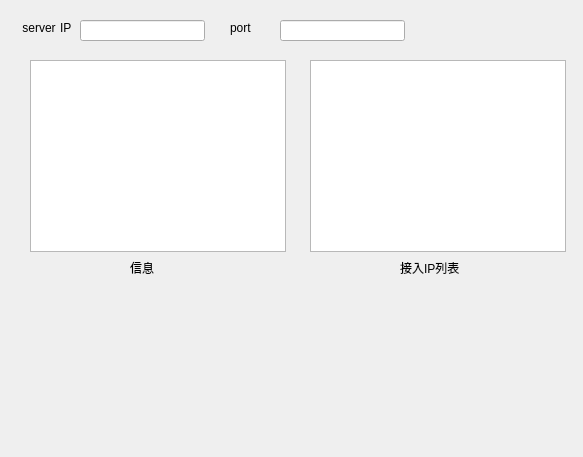
<?xml version="1.0" encoding="UTF-8"?>
<ui version="4.0">
 <class>Widget</class>
 <widget class="QWidget" name="Widget">
  <property name="geometry">
   <rect>
    <x>0</x>
    <y>0</y>
    <width>583</width>
    <height>457</height>
   </rect>
  </property>
  <property name="windowTitle">
   <string>Server</string>
  </property>
  <widget class="QLabel" name="label">
   <property name="geometry">
    <rect>
     <x>20</x>
     <y>20</y>
     <width>38</width>
     <height>16</height>
    </rect>
   </property>
   <property name="text">
    <string>&lt;html&gt;&lt;head/&gt;&lt;body&gt;&lt;p align=&quot;center&quot;&gt;server&lt;/p&gt;&lt;/body&gt;&lt;/html&gt;</string>
   </property>
  </widget>
  <widget class="QLineEdit" name="ShowIP">
   <property name="geometry">
    <rect>
     <x>80</x>
     <y>20</y>
     <width>125</width>
     <height>21</height>
    </rect>
   </property>
  </widget>
  <widget class="QLabel" name="label_3">
   <property name="geometry">
    <rect>
     <x>230</x>
     <y>20</y>
     <width>25</width>
     <height>16</height>
    </rect>
   </property>
   <property name="text">
    <string>port</string>
   </property>
  </widget>
  <widget class="QLineEdit" name="ShowPort">
   <property name="geometry">
    <rect>
     <x>280</x>
     <y>20</y>
     <width>125</width>
     <height>21</height>
    </rect>
   </property>
  </widget>
  <widget class="QLabel" name="label_2">
   <property name="geometry">
    <rect>
     <x>60</x>
     <y>20</y>
     <width>559</width>
     <height>16</height>
    </rect>
   </property>
   <property name="minimumSize">
    <size>
     <width>559</width>
     <height>0</height>
    </size>
   </property>
   <property name="text">
    <string>&lt;html&gt;&lt;head/&gt;&lt;body&gt;&lt;p&gt;IP&lt;/p&gt;&lt;/body&gt;&lt;/html&gt;</string>
   </property>
  </widget>
  <widget class="QTextBrowser" name="textBrowser">
   <property name="geometry">
    <rect>
     <x>30</x>
     <y>60</y>
     <width>256</width>
     <height>192</height>
    </rect>
   </property>
  </widget>
  <widget class="QLabel" name="label_4">
   <property name="geometry">
    <rect>
     <x>400</x>
     <y>260</y>
     <width>101</width>
     <height>16</height>
    </rect>
   </property>
   <property name="text">
    <string>接入IP列表</string>
   </property>
  </widget>
  <widget class="QListWidget" name="infoList">
   <property name="geometry">
    <rect>
     <x>310</x>
     <y>60</y>
     <width>256</width>
     <height>192</height>
    </rect>
   </property>
  </widget>
  <widget class="QLabel" name="label_5">
   <property name="geometry">
    <rect>
     <x>130</x>
     <y>260</y>
     <width>58</width>
     <height>16</height>
    </rect>
   </property>
   <property name="text">
    <string>信息</string>
   </property>
  </widget>
 </widget>
 <resources/>
 <connections/>
</ui>
